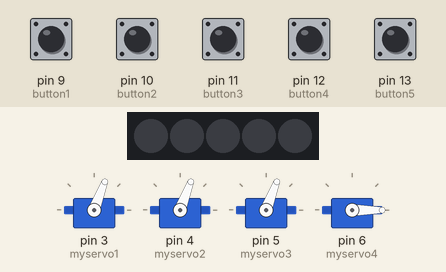
Bench run of a sketch on a simulated Arduino Uno, built with avr-gcc and run on an emulated ATmega328P. On the bench: 5 RGB LEDs in strip order, left to right, 4 × servo. The test bench sets the inputs (shaded band); at power-on: pin 9 (button1), pin 10 (button2), pin 11 (button3), pin 12 (button4), pin 13 (button5) HIGH. What the sketch prints to the serial monitor is not drawn.

Above: at 1.2 s.
1.3 s: pin 9 (button1) pulled LOW for 0.15 s
At 1.66 s:
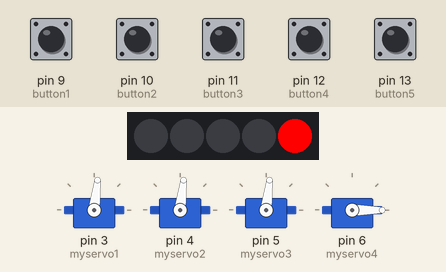
2.0 s: pin 10 (button2) pulled LOW for 0.15 s
At 2.27 s:
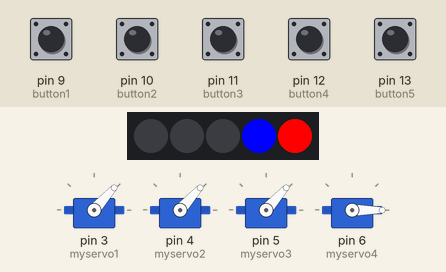
2.7 s: pin 9 (button1) pulled LOW for 1 s
At 2.87 s:
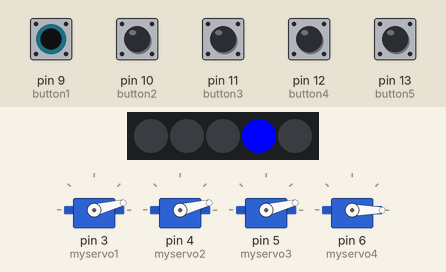
4.3 s: pin 11 (button3) pulled LOW for 0.15 s
At 4.69 s:
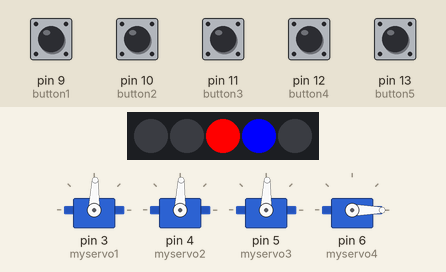
5.0 s: pin 10 (button2) pulled LOW for 1 s
At 5.29 s:
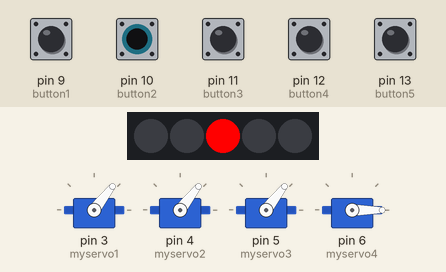
6.6 s: pin 12 (button4) pulled LOW for 0.15 s
At 6.81 s:
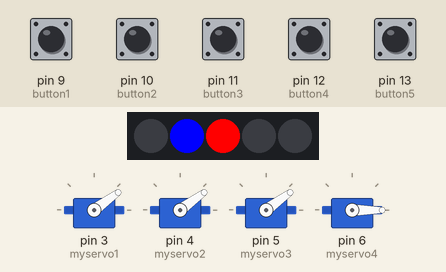
Timing chart, 0 to 8.3 s (numbered marks = the images above; inputs shaded):
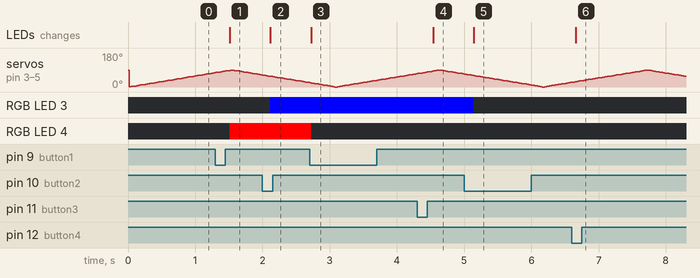

Measured:
- after the input at 1.3 s, RGB LED 4: off → RGB(255, 0, 0) after 0.21 s; the LEDs: change after 0.21 s (image 1)
- after the input at 2.0 s, RGB LED 3: off → RGB(0, 0, 255) after 0.12 s; the LEDs: change after 0.12 s (image 2)
- after the input at 2.7 s, RGB LED 4: RGB(255, 0, 0) → off at once; the LEDs: change at once (image 3)
- after the input at 4.3 s, the LEDs: change after 0.24 s (image 4)
- after the input at 5.0 s, RGB LED 3: RGB(0, 0, 255) → off after 0.15 s; the LEDs: change after 0.15 s (image 5)
- after the input at 6.6 s, the LEDs: change after 0.06 s (image 6)
- by itself, servo on pin 3 (myservo1), servo on pin 4 (myservo2), servo on pin 5 (myservo3): rises from 24° to 90° in 1.1 s, then falls to 58° in 0.55 s

The sketch:

PPMv2.ino
```cpp
#include <Button.h>
#include <Adafruit_NeoPixel.h>
#include <Servo.h>

#define PXL 2
#define PXL_COUNT 5

int pos = 0;
int coinRe = 0;
unsigned long previousMillis = 0;
bool up = true;
int delayCount = 0;

Servo myservo1;
Servo myservo2;
Servo myservo3;
Servo myservo4;

Button button1(9);
Button button2(10);
Button button3(11);
Button button4(12);
Button button5(13);


Adafruit_NeoPixel strip(PXL_COUNT, PXL, NEO_GRB + NEO_KHZ800);
bool case1 = false;
bool case2 = false;
bool case3 = false;
bool case4 = false;
bool case5 = false;


void setup() {
  // put your setup code here, to run once:
  strip.begin();
  strip.show();
  pinMode(9, INPUT);
  pinMode(10, INPUT);
  pinMode(11, INPUT);
  pinMode(12, INPUT);
  pinMode(13, INPUT);
  Serial.begin(9600);
  myservo1.attach(3);
  myservo2.attach(4);
  myservo3.attach(5);
  myservo4.attach(6);
  button1.begin();
  button2.begin();
  button3.begin();
  button4.begin();
  button5.begin();
  myservo4.write(coinRe);
}

void loop() {
  // put your main code here, to run repeatedly:
  unsigned long currentMillis = millis();
  if (up && currentMillis-previousMillis > 15) {
    pos++;
    myservo1.write(pos);
    myservo2.write(pos);
    myservo3.write(pos);
    previousMillis = currentMillis;
    if (pos == 90) {
      up = !up;
    }
  } else if (!up && currentMillis-previousMillis > 15) {
    pos--;
    myservo1.write(pos);
    myservo2.write(pos);
    myservo3.write(pos);
    previousMillis = currentMillis;
    if (pos == 0) {
      up = !up;
    }
  }

  if (delayCount<20){
    case1 = false;
    case2 = false;
    case3 = false;
    case4 = false;
    case5 = false;
    delayCount++;
  }

  Serial.println(digitalRead(9));
  if (button1.pressed()) {
    case5 = !case5;
  } else if(button2.pressed()) {
    case4 = !case4;
  } else if(button3.pressed()) {
    case3 = !case3;
  } else if(button4.pressed()) {
    case2 = !case2;
  } else if(button5.pressed()) {
    case1 = !case1;
  }

  if (case1) {
    strip.setPixelColor( 0, 255, 0, 0);
    strip.show();
  } else {
    strip.setPixelColor( 0, 0, 0, 0);
    strip.show();
  }

  if (case2) {
    strip.setPixelColor( 1, 0, 0, 255);
    strip.show();
  } else {
    strip.setPixelColor( 1, 0, 0, 0);
    strip.show();
  }

  if (case3) {
    strip.setPixelColor( 2, 255, 0, 0);
    strip.show();
  } else {
    strip.setPixelColor( 2, 0, 0, 0);
    strip.show();
  }

  if (case4) {
    strip.setPixelColor( 3, 0, 0, 255);
    strip.show();
  } else {
    strip.setPixelColor( 3, 0, 0, 0);
    strip.show();
  }

  if (case5) {
    strip.setPixelColor( 4, 255, 0, 0);
    strip.show();
  } else {
    strip.setPixelColor( 4, 0, 0, 0);
    strip.show();
  }

  if (case1 && !case2 && case3 && !case4 && case5) {
    for (int coinRe = 0; coinRe <= 90; coinRe += 1) {
    myservo4.write(coinRe);
    delay(15);
    }
    for(;;);
  }


}


//strip.setPixelColor( 4, 255, 0, 0);
//    strip.show();
//strip.setPixelColor( 3, 255, 0, 0);
//    strip.show();
//strip.setPixelColor( 2, 255, 0, 0);
//    strip.show();
//strip.setPixelColor( 1, 255, 0, 0);
//    strip.show();
//strip.setPixelColor( 0, 255, 0, 0);
//    strip.show();
//strip.clear();
//  strip.show();
```
